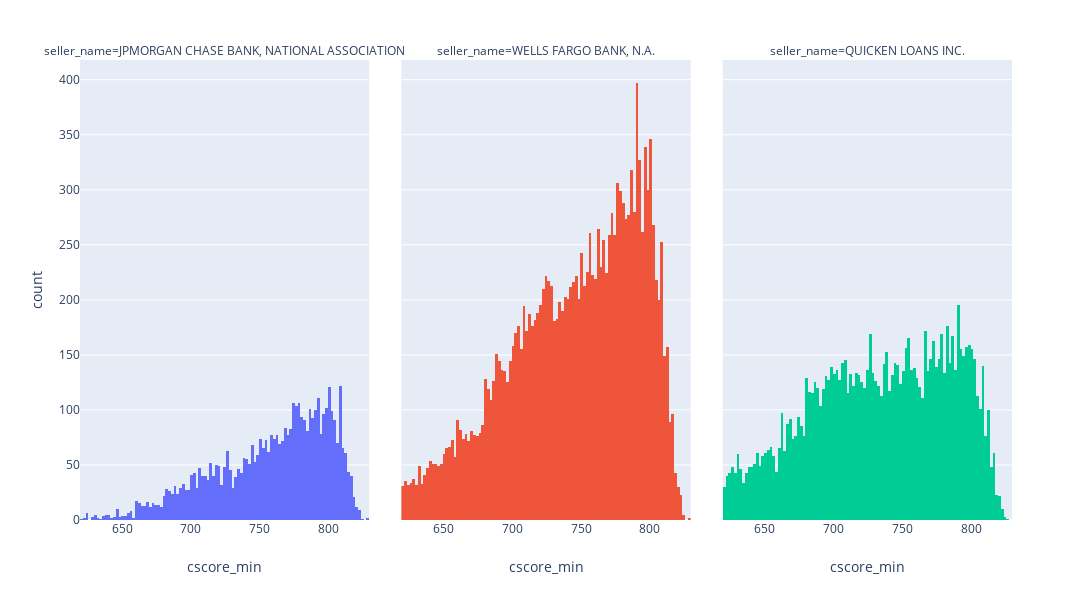

This figure's notebook cell:
### Markdown cell above
Below is an example of a mediocre 1st pass at the visualization problem described above. For this viz. I'll make use of the [Plotly Express](https://plot.ly/python/plotly-express/) package (more on this later; the purpose of this section isn't to focus on package-specific idosyncracies) to make 3 FICO histograms--one for each seller. 

- Some of the weaknesses of this viz include:
    - All of the "sloppy" legend work:
        - lack of title
        - sloppy labels (facets, x-axis, y-axis)
    - Use of histogram (counts) makes it harder to compare the overall FICO distributions because volume differences can be distracting.
    - Use of facets complicates comparisons by forcing "bouncing eyes".

### Code cell
# medicore example -- facetted histogram:

# creates a histogram facetted by seller with Plotly Express
lender_fico_hist = px.histogram(
    data_frame = top_3_lenders_jan_origs_df,
    x = 'cscore_min',
    color = 'seller_name',
    facet_col = 'seller_name',
    height = 600,
    width = 1200
)

# dropping the color legend
lender_fico_hist.update(
    layout_showlegend=False,
)

### Figure 1 — Plotly figure (JSON) as saved in the notebook; plotly's stock layout.template omitted (floating-point values rounded to 4 significant figures; data arrays with more than 128 entries replaced by an {"elided": "..."} marker saying what was removed)
{"data": [{"alignmentgroup": "True", "hoverlabel": {"namelength": 0}, "hovertemplate": "seller_name=JPMORGAN CHASE BANK, NATIONAL ASSOCIATION<br>cscore_min=%{x}<br>count=%{y}", "legendgroup": "seller_name=JPMORGAN CHASE BANK, NATIONAL ASSOCIATION", "marker": {"color": "#636efa"}, "name": "seller_name=JPMORGAN CHASE BANK, NATIONAL ASSOCIATION", "offsetgroup": "seller_name=JPMORGAN CHASE BANK, NATIONAL ASSOCIATION", "orientation": "v", "showlegend": true, "type": "histogram", "uid": "1c5159b9-33f7-4878-bf55-493849296f2e", "x": {"elided": "4550 int values"}, "xaxis": "x", "yaxis": "y"}, {"alignmentgroup": "True", "hoverlabel": {"namelength": 0}, "hovertemplate": "seller_name=WELLS FARGO BANK, N.A.<br>cscore_min=%{x}<br>count=%{y}", "legendgroup": "seller_name=WELLS FARGO BANK, N.A.", "marker": {"color": "#EF553B"}, "name": "seller_name=WELLS FARGO BANK, N.A.", "offsetgroup": "seller_name=WELLS FARGO BANK, N.A.", "orientation": "v", "showlegend": true, "type": "histogram", "uid": "00c98218-90cf-4d73-8b9f-1b43a945ee38", "x": {"elided": "16598 int values"}, "xaxis": "x2", "yaxis": "y"}, {"alignmentgroup": "True", "hoverlabel": {"namelength": 0}, "hovertemplate": "seller_name=QUICKEN LOANS INC.<br>cscore_min=%{x}<br>count=%{y}", "legendgroup": "seller_name=QUICKEN LOANS INC.", "marker": {"color": "#00cc96"}, "name": "seller_name=QUICKEN LOANS INC.", "offsetgroup": "seller_name=QUICKEN LOANS INC.", "orientation": "v", "showlegend": true, "type": "histogram", "uid": "43e837bf-17ea-4fcc-bfe2-6c31303a25a9", "x": {"elided": "11095 int values"}, "xaxis": "x3", "yaxis": "y"}], "layout": {"annotations": [{"showarrow": false, "text": "seller_name=JPMORGAN CHASE BANK, NATIONAL ASSOCIATION", "textangle": 0, "x": 0.1552, "xanchor": "center", "xref": "paper", "y": 1.02, "yanchor": "middle", "yref": "paper"}, {"showarrow": false, "text": "seller_name=WELLS FARGO BANK, N.A.", "textangle": 0, "x": 0.5, "xanchor": "center", "xref": "paper", "y": 1.02, "yanchor": "middle", "yref": "paper"}, {"showarrow": false, "text": "seller_name=QUICKEN LOANS INC.", "textangle": 0, "x": 0.8448, "xanchor": "center", "xref": "paper", "y": 1.02, "yanchor": "middle", "yref": "paper"}], "barmode": "relative", "grid": {"xaxes": ["x", "x2", "x3"], "xgap": 0.1, "xside": "bottom", "yaxes": ["y"], "ygap": 0.1, "yside": "left"}, "height": 600, "legend": {"tracegroupgap": 0}, "margin": {"t": 60}, "showlegend": false, "width": 1200, "xaxis": {"autorange": true, "range": [619.5, 829.5], "title": {"text": "cscore_min"}, "type": "linear"}, "xaxis2": {"autorange": true, "matches": "x", "range": [619.5, 829.5], "title": {"text": "cscore_min"}, "type": "linear"}, "xaxis3": {"autorange": true, "matches": "x", "range": [619.5, 829.5], "title": {"text": "cscore_min"}, "type": "linear"}, "yaxis": {"autorange": true, "range": [0, 417.9], "title": {"text": "count"}}}}
